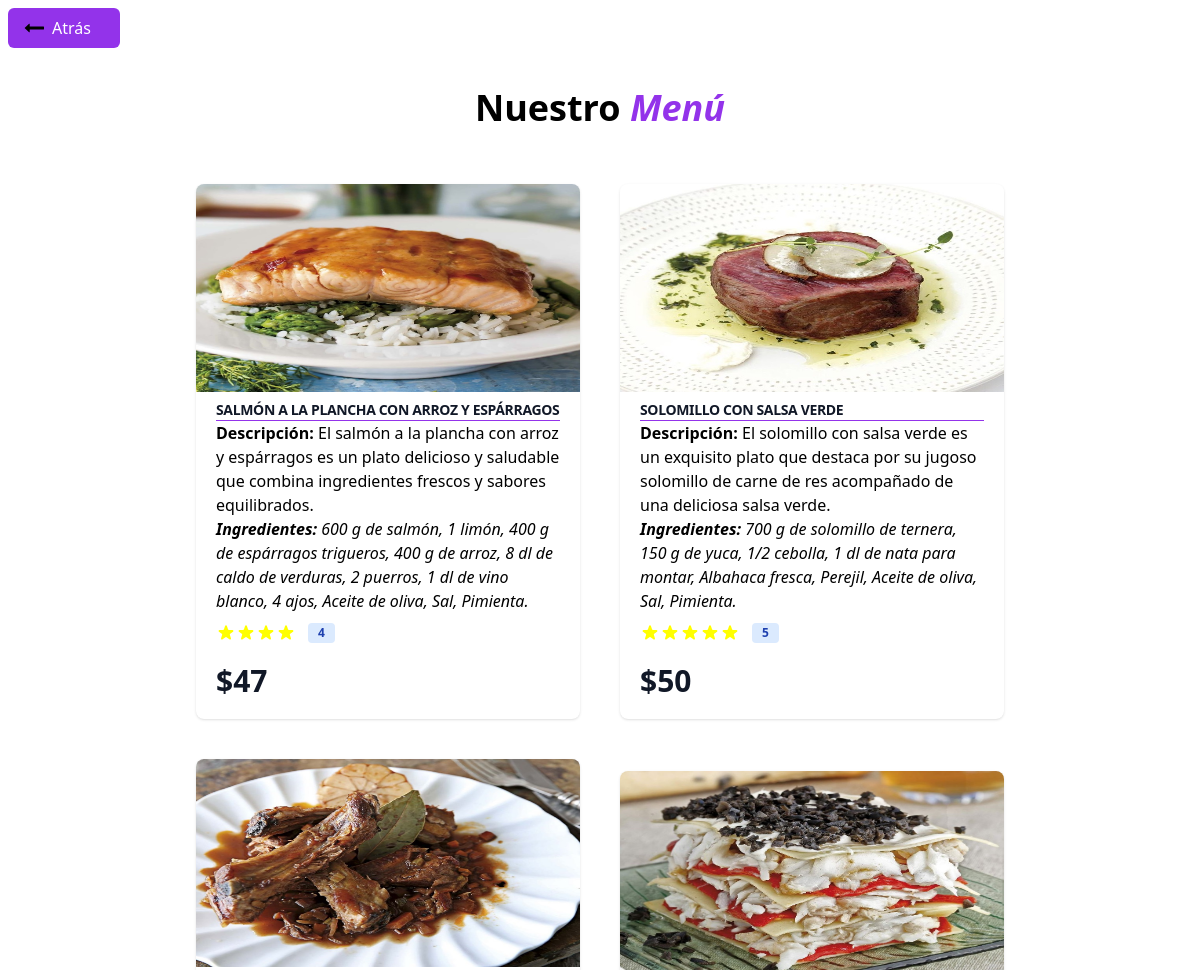
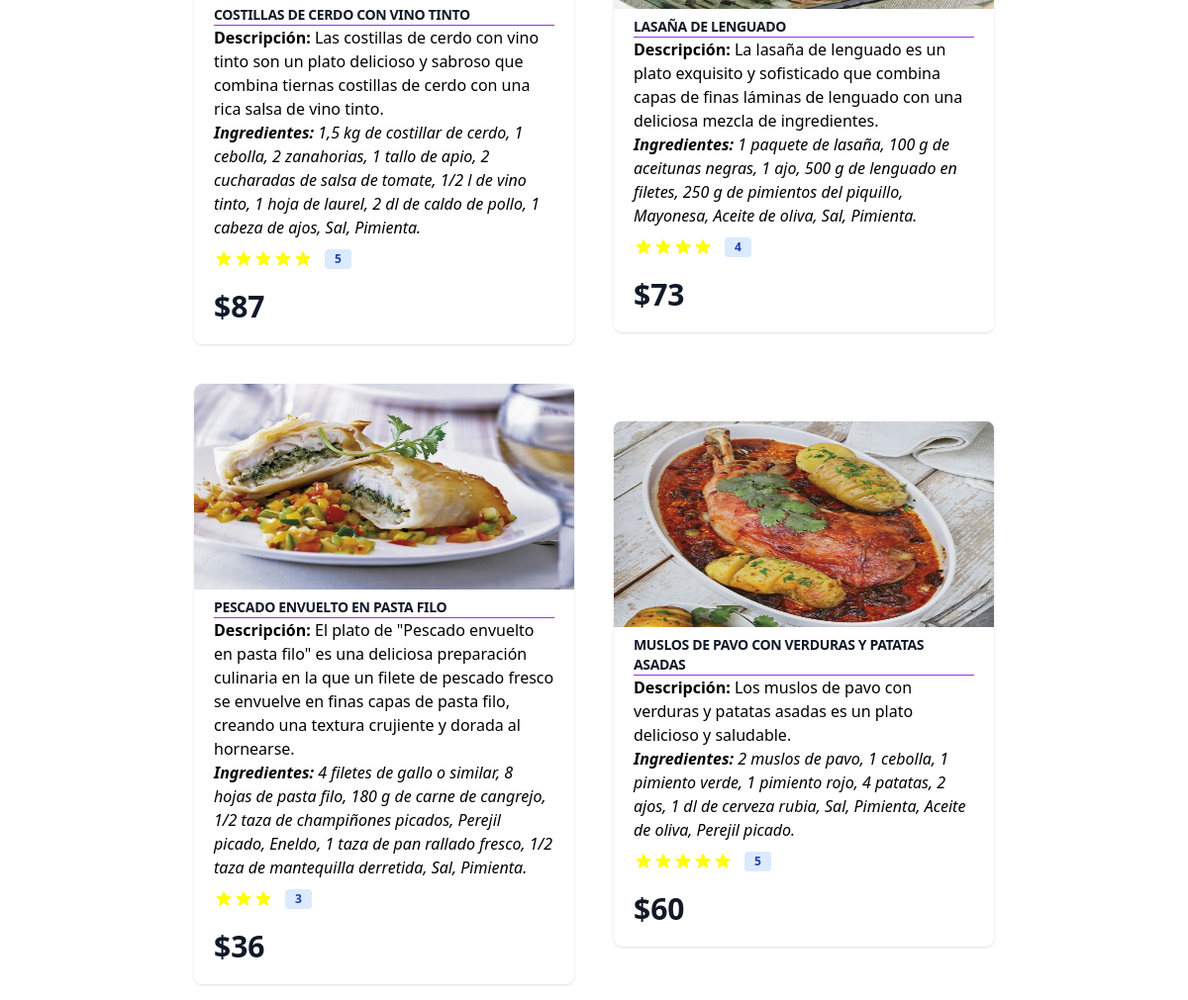
The page /src/php/menu.php (signed in) on the database its author committed (2 pictures, top to bottom).
### tables this page shows
CREATE TABLE `menu` (
  `id` int NOT NULL,
  `plato` varchar(255) NOT NULL,
  `descripcion` varchar(255) NOT NULL,
  `ingredientes` varchar(255) NOT NULL,
  `precio` int NOT NULL,
  `popularidad` int NOT NULL DEFAULT '4',
  `img` varchar(255) NOT NULL
);

### src/php/menu.php (the view, shortened to what this page needs)
<?php
require_once '../config/db_conexion.php';
$consulta = "SELECT * FROM `menu` ";
$ejecutarConsulta = mysqli_query($conexion, $consulta);
?>
<!DOCTYPE html>
<html lang="es">
<head>
    <link rel="stylesheet" href="../css/output.css">
</head>
<body>
    <div class="pl-2 pt-2">
        <a class="flex items-center gap-2 px-4 py-2 text-base font-medium text-white bg-purple-600 rounded-md w-28 hover:bg-purple-500" href="./inicio.php">
            <img src="../assets/svg/flecha-izquierda.svg">Atrás</a>
    </div>
    <div>
        <h1 class="text-4xl font-bold text-center p-10">Nuestro <span class="text-purple-600 italic">Menú</span></h1>
    </div>
    <div class="flex flex-wrap items-center justify-center gap-10 py-4">
        <?php
        if (mysqli_num_rows($ejecutarConsulta) > 0) {
            foreach ($ejecutarConsulta as $platos) {
        ?>
                <div class="w-full max-w-sm bg-white  rounded-lg shadow  ">
                    <span>
                        <img class=" h-52 w-full mb-2 rounded-t-lg" src="<?php echo $platos['img'] ?>" />
                    </span>
                    <div class="px-5 pb-5">
                        <span>
                            <h5 class="border-b border-purple-600 text-sm font-bold tracking-tight text-gray-900 "><?php echo $platos['plato']; ?></h5>
                            <p><span class="font-bold">Descripción: </span><?php echo $platos['descripcion'] ?></p>
                            <p class="italic"><span class="font-bold">Ingredientes: </span><?php echo $platos['ingredientes'] ?></p>
                        </span>
                        <div class="flex items-center mt-2.5 mb-5">
                            <div class="flex">
                                <?php
                                for ($i = 0; $i < $platos['popularidad']; $i++) {
                                    echo '<img src="../assets/svg/estrella.svg">';
                                };
                                ?>
                            </div>
                            <span class="bg-blue-100 text-blue-800 text-xs font-semibold mr-2 px-2.5 py-0.5 rounded  ml-3"><?php echo $platos['popularidad'] ?></span>
                        </div>
                        <div class="flex items-center justify-between">
                            <span class="text-3xl font-bold text-gray-900 ">$<?php echo $platos['precio'] ?></span>
                        </div>
                    </div>
                </div><?php
                    }
                }
                        ?>
    </div>
</body>
</html>

### rows shown on the page
menu: shows a picture, plato "SALMÓN A LA PLANCHA CON ARROZ Y ESPÁRRAGOS", descripcion "El salmón a la plancha con arroz y espárragos es un plato delicioso y saludable que combina ingredientes frescos y sabores equilibrados.", ingredientes "600 g de salmón, 1 limón, 400 g de espárragos trigueros, 400 g de arroz, 8 dl de caldo de verduras, 2 puerros, 1 dl de vino blanco, 4 ajos, Aceite de oliva, Sal, Pimienta.", popularidad "4", precio "47"
menu: img (picture), plato "SOLOMILLO CON SALSA VERDE", descripcion "El solomillo con salsa verde es un exquisito plato que destaca por su jugoso solomillo de carne de res acompañado de una deliciosa salsa verde.", ingredientes "700 g de solomillo de ternera, 150 g de yuca, 1/2 cebolla, 1 dl de nata para montar, Albahaca fresca, Perejil, Aceite de oliva, Sal, Pimienta.", popularidad "5", precio "50"
menu: img (picture), plato "COSTILLAS DE CERDO CON VINO TINTO", descripcion "Las costillas de cerdo con vino tinto son un plato delicioso y sabroso que combina tiernas costillas de cerdo con una rica salsa de vino tinto.", ingredientes "1,5 kg de costillar de cerdo, 1 cebolla, 2 zanahorias, 1 tallo de apio, 2 cucharadas de salsa de tomate, 1/2 l de vino tinto, 1 hoja de laurel, 2 dl de caldo de pollo, 1 cabeza de ajos, Sal, Pimienta.", popularidad "5", precio "87"
menu: img (picture), plato "LASAÑA DE LENGUADO", descripcion "La lasaña de lenguado es un plato exquisito y sofisticado que combina capas de finas láminas de lenguado con una deliciosa mezcla de ingredientes.", ingredientes "1 paquete de lasaña, 100 g de aceitunas negras, 1 ajo, 500 g de lenguado en filetes, 250 g de pimientos del piquillo, Mayonesa, Aceite de oliva, Sal, Pimienta.", popularidad "4", precio "73"
menu: img (picture), plato "PESCADO ENVUELTO EN PASTA FILO", descripcion "El plato de \"Pescado envuelto en pasta filo\" es una deliciosa preparación culinaria en la que un filete de pescado fresco se envuelve en finas capas de pasta filo, creando una textura crujiente y dorada al hornearse.", ingredientes "4 filetes de gallo o similar, 8 hojas de pasta filo, 180 g de carne de cangrejo, 1/2 taza de champiñones picados, Perejil picado, Eneldo, 1 taza de pan rallado fresco, 1/2 taza de mantequilla derretida, Sal, Pimienta.", popularidad "3", precio "36"
menu: img (picture), plato "MUSLOS DE PAVO CON VERDURAS Y PATATAS ASADAS", descripcion "Los muslos de pavo con verduras y patatas asadas es un plato delicioso y saludable.", ingredientes "2 muslos de pavo, 1 cebolla, 1 pimiento verde, 1 pimiento rojo, 4 patatas, 2 ajos, 1 dl de cerveza rubia, Sal, Pimienta, Aceite de oliva, Perejil picado.", popularidad "5", precio "60"
